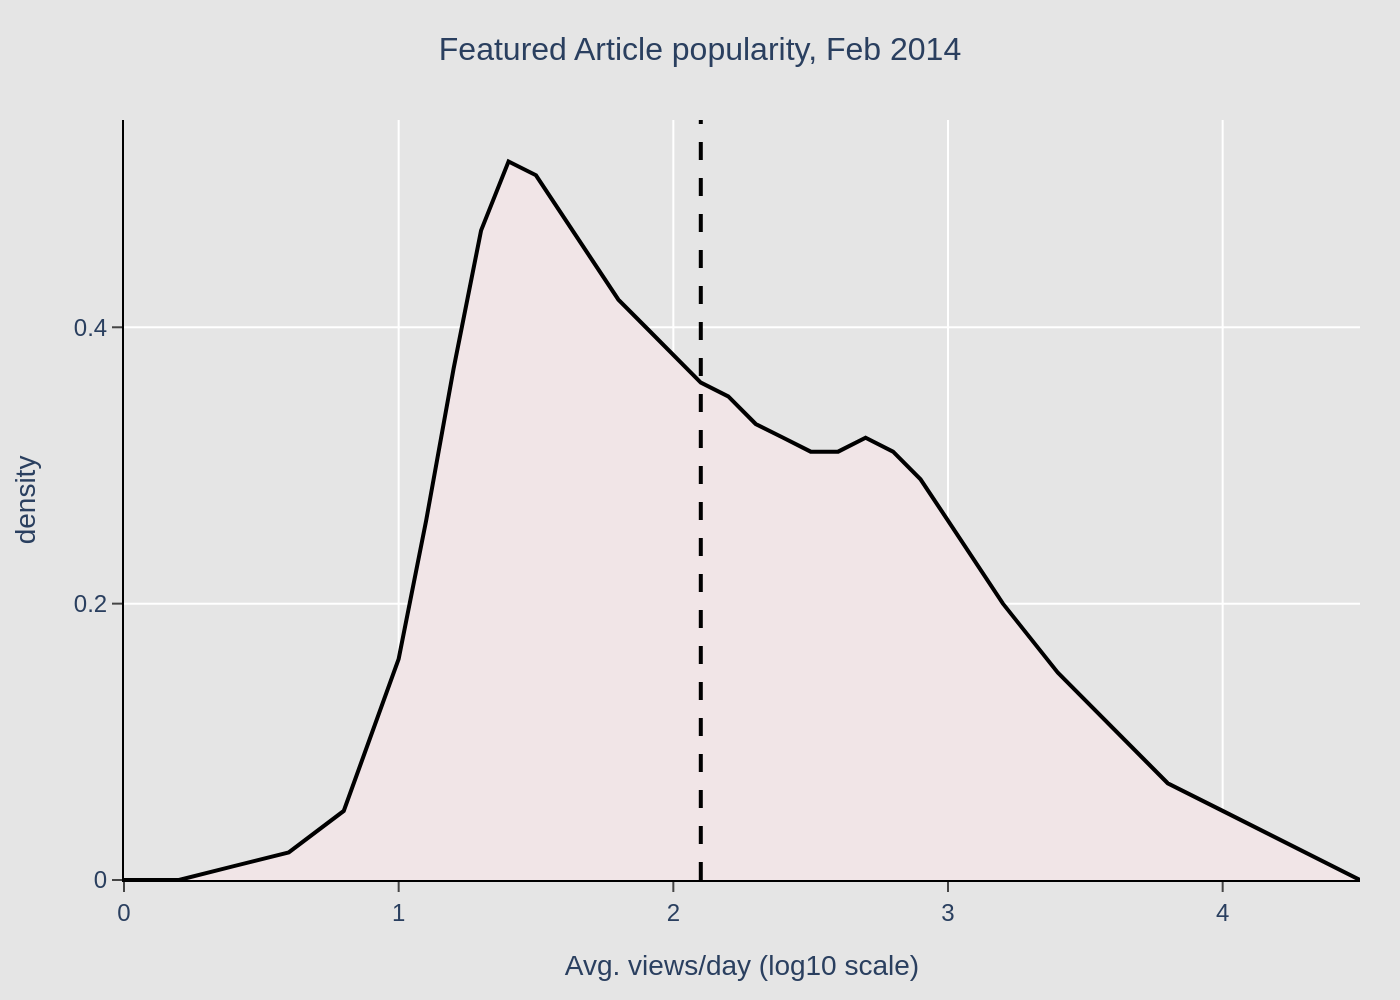

The Python source for this figure:
import sys
import json
import os
import plotly.graph_objects as go

if len(sys.argv) != 2:
    print("Usage: python script.py <path_to_json>")
    sys.exit(1)

json_path = sys.argv[1]

try:
    with open(json_path, 'r', encoding='utf-8') as f:
        chart_info = json.load(f)
except FileNotFoundError:
    print(f"Error: JSON file not found at {json_path}")
    sys.exit(1)

data = chart_info['chart_data']
texts = chart_info['texts']
colors = chart_info['colors']

fig = go.Figure()

# Add the density curve
curve = data['density_curve']
fig.add_trace(go.Scatter(
    x=curve['x'],
    y=curve['y'],
    mode='lines',
    line=dict(color=colors['line'], width=2),
    fill='tozeroy',
    fillcolor=colors['fill'],
    hoverinfo='none'
))

# Add the vertical mean line
mean_x = data['mean_line_x']
fig.add_shape(
    type="line",
    x0=mean_x, y0=0,
    x1=mean_x, y1=0.55,
    line=dict(
        color=colors['mean_line'],
        width=2,
        dash="dash"
    )
)

# Update layout to match the original image
fig.update_layout(
    title=dict(
        text=texts['title'],
        x=0.5,
        font=dict(size=16)
    ),
    xaxis_title=texts['x_axis_label'],
    yaxis_title=texts['y_axis_label'],
    font=dict(family="Arial", size=12),
    plot_bgcolor=colors['background'],
    paper_bgcolor=colors['background'],
    showlegend=False,
    xaxis=dict(
        range=[0, 4.5],
        tickvals=[0, 1, 2, 3, 4],
        gridcolor=colors['grid'],
        zeroline=False,
        linecolor='black',
        ticks='outside'
    ),
    yaxis=dict(
        range=[0, 0.55],
        tickvals=[0.0, 0.2, 0.4],
        gridcolor=colors['grid'],
        zeroline=False,
        linecolor='black',
        ticks='outside'
    ),
    margin=dict(l=60, r=20, t=60, b=60)
)

# Determine output filename and save the image
base_filename = os.path.splitext(json_path)[0]
output_filename = f"{base_filename}.png"
fig.write_image(output_filename, scale=2)

print(f"Chart saved to {output_filename}")
